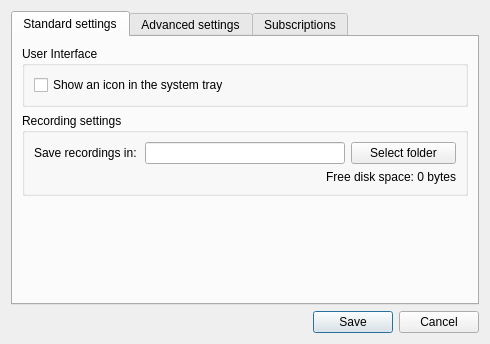
<?xml version="1.0" encoding="UTF-8"?>
<ui version="4.0">
 <class>SettingsDialog</class>
 <widget class="QDialog" name="SettingsDialog">
  <property name="windowModality">
   <enum>Qt::WindowModal</enum>
  </property>
  <property name="geometry">
   <rect>
    <x>0</x>
    <y>0</y>
    <width>473</width>
    <height>344</height>
   </rect>
  </property>
  <property name="windowTitle">
   <string>Settings</string>
  </property>
  <property name="windowOpacity">
   <double>1.000000000000000</double>
  </property>
  <property name="modal">
   <bool>true</bool>
  </property>
  <layout class="QVBoxLayout" name="verticalLayout_5">
   <item>
    <widget class="QTabWidget" name="tabWidget">
     <property name="currentIndex">
      <number>0</number>
     </property>
     <widget class="QWidget" name="tab">
      <attribute name="title">
       <string>Standard settings</string>
      </attribute>
      <layout class="QVBoxLayout" name="verticalLayout_4">
       <item>
        <widget class="QGroupBox" name="groupBox">
         <property name="sizePolicy">
          <sizepolicy hsizetype="Preferred" vsizetype="Maximum">
           <horstretch>0</horstretch>
           <verstretch>0</verstretch>
          </sizepolicy>
         </property>
         <property name="title">
          <string>User Interface</string>
         </property>
         <layout class="QVBoxLayout" name="verticalLayout_3" stretch="0">
          <property name="sizeConstraint">
           <enum>QLayout::SetDefaultConstraint</enum>
          </property>
          <item>
           <widget class="QCheckBox" name="show_trayicon_checkbox">
            <property name="text">
             <string>Show an icon in the system tray</string>
            </property>
           </widget>
          </item>
         </layout>
        </widget>
       </item>
       <item>
        <widget class="QGroupBox" name="groupBox_2">
         <property name="title">
          <string>Recording settings</string>
         </property>
         <layout class="QVBoxLayout" name="verticalLayout_2" stretch="0">
          <item>
           <layout class="QVBoxLayout" name="verticalLayout">
            <item>
             <layout class="QHBoxLayout" name="horizontalLayout">
              <item>
               <widget class="QLabel" name="label">
                <property name="text">
                 <string>Save recordings in:</string>
                </property>
               </widget>
              </item>
              <item>
               <widget class="QLineEdit" name="recording_path_lineedit">
                <property name="sizePolicy">
                 <sizepolicy hsizetype="Minimum" vsizetype="Fixed">
                  <horstretch>0</horstretch>
                  <verstretch>0</verstretch>
                 </sizepolicy>
                </property>
                <property name="minimumSize">
                 <size>
                  <width>200</width>
                  <height>0</height>
                 </size>
                </property>
               </widget>
              </item>
              <item>
               <widget class="QPushButton" name="select_folder_button">
                <property name="text">
                 <string>Select folder</string>
                </property>
               </widget>
              </item>
             </layout>
            </item>
            <item>
             <widget class="QLabel" name="disk_space_label">
              <property name="sizePolicy">
               <sizepolicy hsizetype="Preferred" vsizetype="Minimum">
                <horstretch>0</horstretch>
                <verstretch>0</verstretch>
               </sizepolicy>
              </property>
              <property name="text">
               <string>Free disk space: 0 bytes</string>
              </property>
              <property name="alignment">
               <set>Qt::AlignRight|Qt::AlignTop|Qt::AlignTrailing</set>
              </property>
             </widget>
            </item>
           </layout>
          </item>
         </layout>
        </widget>
       </item>
       <item>
        <spacer name="verticalSpacer">
         <property name="orientation">
          <enum>Qt::Vertical</enum>
         </property>
         <property name="sizeHint" stdset="0">
          <size>
           <width>20</width>
           <height>40</height>
          </size>
         </property>
        </spacer>
       </item>
      </layout>
     </widget>
     <widget class="QWidget" name="tab_2">
      <attribute name="title">
       <string>Advanced settings</string>
      </attribute>
      <layout class="QVBoxLayout" name="verticalLayout_10">
       <item>
        <widget class="QGroupBox" name="groupBox_3">
         <property name="title">
          <string>SopCast settings</string>
         </property>
         <layout class="QVBoxLayout" name="verticalLayout_6">
          <item>
           <widget class="QCheckBox" name="sopcast_static_ports">
            <property name="text">
             <string>Static ports:</string>
            </property>
           </widget>
          </item>
          <item>
           <layout class="QFormLayout" name="formLayout">
            <property name="horizontalSpacing">
             <number>10</number>
            </property>
            <property name="leftMargin">
             <number>20</number>
            </property>
            <item row="0" column="0">
             <widget class="QLabel" name="label_3">
              <property name="sizePolicy">
               <sizepolicy hsizetype="Expanding" vsizetype="Preferred">
                <horstretch>0</horstretch>
                <verstretch>0</verstretch>
               </sizepolicy>
              </property>
              <property name="text">
               <string>Local port:</string>
              </property>
             </widget>
            </item>
            <item row="0" column="1">
             <widget class="QSpinBox" name="local_port_spinbox">
              <property name="sizePolicy">
               <sizepolicy hsizetype="Fixed" vsizetype="Fixed">
                <horstretch>0</horstretch>
                <verstretch>0</verstretch>
               </sizepolicy>
              </property>
              <property name="minimum">
               <number>1024</number>
              </property>
              <property name="maximum">
               <number>65535</number>
              </property>
             </widget>
            </item>
            <item row="1" column="0">
             <widget class="QLabel" name="label_4">
              <property name="sizePolicy">
               <sizepolicy hsizetype="Expanding" vsizetype="Preferred">
                <horstretch>0</horstretch>
                <verstretch>0</verstretch>
               </sizepolicy>
              </property>
              <property name="text">
               <string>Player port:</string>
              </property>
             </widget>
            </item>
            <item row="1" column="1">
             <widget class="QSpinBox" name="player_port_spinbox">
              <property name="sizePolicy">
               <sizepolicy hsizetype="Fixed" vsizetype="Fixed">
                <horstretch>0</horstretch>
                <verstretch>0</verstretch>
               </sizepolicy>
              </property>
              <property name="minimum">
               <number>1024</number>
              </property>
              <property name="maximum">
               <number>65535</number>
              </property>
             </widget>
            </item>
           </layout>
          </item>
         </layout>
        </widget>
       </item>
       <item>
        <widget class="QGroupBox" name="groupBox_4">
         <property name="title">
          <string>REST API</string>
         </property>
         <layout class="QVBoxLayout" name="verticalLayout_8">
          <item>
           <layout class="QVBoxLayout" name="verticalLayout_7">
            <item>
             <widget class="QCheckBox" name="rest_api_checkbox">
              <property name="text">
               <string>Enable REST API</string>
              </property>
             </widget>
            </item>
            <item>
             <layout class="QFormLayout" name="formLayout_2">
              <property name="horizontalSpacing">
               <number>10</number>
              </property>
              <property name="leftMargin">
               <number>20</number>
              </property>
              <item row="0" column="0">
               <widget class="QLabel" name="label_5">
                <property name="text">
                 <string>Server port:</string>
                </property>
               </widget>
              </item>
              <item row="0" column="1">
               <widget class="QSpinBox" name="rest_api_spinbox">
                <property name="minimum">
                 <number>1024</number>
                </property>
                <property name="maximum">
                 <number>65535</number>
                </property>
               </widget>
              </item>
             </layout>
            </item>
           </layout>
          </item>
         </layout>
        </widget>
       </item>
       <item>
        <spacer name="verticalSpacer_2">
         <property name="orientation">
          <enum>Qt::Vertical</enum>
         </property>
         <property name="sizeHint" stdset="0">
          <size>
           <width>20</width>
           <height>40</height>
          </size>
         </property>
        </spacer>
       </item>
      </layout>
     </widget>
     <widget class="QWidget" name="tab_3">
      <attribute name="title">
       <string>Subscriptions</string>
      </attribute>
      <layout class="QVBoxLayout" name="verticalLayout_11">
       <item>
        <layout class="QHBoxLayout" name="horizontalLayout_2">
         <item>
          <widget class="QTreeView" name="subs_treeview">
           <property name="sizePolicy">
            <sizepolicy hsizetype="Minimum" vsizetype="Expanding">
             <horstretch>0</horstretch>
             <verstretch>0</verstretch>
            </sizepolicy>
           </property>
           <property name="minimumSize">
            <size>
             <width>400</width>
             <height>0</height>
            </size>
           </property>
           <property name="rootIsDecorated">
            <bool>false</bool>
           </property>
           <property name="itemsExpandable">
            <bool>false</bool>
           </property>
           <property name="expandsOnDoubleClick">
            <bool>false</bool>
           </property>
          </widget>
         </item>
         <item>
          <layout class="QVBoxLayout" name="verticalLayout_9" stretch="0,0,0">
           <property name="sizeConstraint">
            <enum>QLayout::SetDefaultConstraint</enum>
           </property>
           <item>
            <widget class="QPushButton" name="add_sub_button">
             <property name="enabled">
              <bool>true</bool>
             </property>
             <property name="sizePolicy">
              <sizepolicy hsizetype="Minimum" vsizetype="Maximum">
               <horstretch>0</horstretch>
               <verstretch>0</verstretch>
              </sizepolicy>
             </property>
             <property name="toolTip">
              <string>Add subscription</string>
             </property>
             <property name="text">
              <string/>
             </property>
             <property name="icon">
              <iconset theme="list-add">
               <normaloff>.</normaloff>.</iconset>
             </property>
            </widget>
           </item>
           <item>
            <widget class="QPushButton" name="del_sub_button">
             <property name="enabled">
              <bool>false</bool>
             </property>
             <property name="sizePolicy">
              <sizepolicy hsizetype="Minimum" vsizetype="Maximum">
               <horstretch>0</horstretch>
               <verstretch>0</verstretch>
              </sizepolicy>
             </property>
             <property name="toolTip">
              <string>Remove selected subscription</string>
             </property>
             <property name="text">
              <string/>
             </property>
             <property name="icon">
              <iconset theme="list-remove">
               <normaloff>.</normaloff>.</iconset>
             </property>
            </widget>
           </item>
           <item>
            <spacer name="verticalSpacer_3">
             <property name="orientation">
              <enum>Qt::Vertical</enum>
             </property>
             <property name="sizeHint" stdset="0">
              <size>
               <width>20</width>
               <height>40</height>
              </size>
             </property>
            </spacer>
           </item>
          </layout>
         </item>
        </layout>
       </item>
       <item>
        <widget class="QLabel" name="label_6">
         <property name="text">
          <string>More subscriptions</string>
         </property>
         <property name="textFormat">
          <enum>Qt::PlainText</enum>
         </property>
         <property name="openExternalLinks">
          <bool>true</bool>
         </property>
        </widget>
       </item>
      </layout>
     </widget>
    </widget>
   </item>
   <item>
    <widget class="QDialogButtonBox" name="buttonBox">
     <property name="standardButtons">
      <set>QDialogButtonBox::Cancel|QDialogButtonBox::Save</set>
     </property>
    </widget>
   </item>
  </layout>
 </widget>
 <resources/>
 <connections>
  <connection>
   <sender>buttonBox</sender>
   <signal>rejected()</signal>
   <receiver>SettingsDialog</receiver>
   <slot>reject()</slot>
   <hints>
    <hint type="sourcelabel">
     <x>222</x>
     <y>321</y>
    </hint>
    <hint type="destinationlabel">
     <x>222</x>
     <y>171</y>
    </hint>
   </hints>
  </connection>
  <connection>
   <sender>select_folder_button</sender>
   <signal>clicked()</signal>
   <receiver>SettingsDialog</receiver>
   <slot>selectRecordingsDirectory()</slot>
   <hints>
    <hint type="sourcelabel">
     <x>377</x>
     <y>158</y>
    </hint>
    <hint type="destinationlabel">
     <x>222</x>
     <y>171</y>
    </hint>
   </hints>
  </connection>
  <connection>
   <sender>recording_path_lineedit</sender>
   <signal>textChanged(QString)</signal>
   <receiver>SettingsDialog</receiver>
   <slot>recordingPathChanged(QString)</slot>
   <hints>
    <hint type="sourcelabel">
     <x>229</x>
     <y>158</y>
    </hint>
    <hint type="destinationlabel">
     <x>222</x>
     <y>171</y>
    </hint>
   </hints>
  </connection>
  <connection>
   <sender>buttonBox</sender>
   <signal>accepted()</signal>
   <receiver>SettingsDialog</receiver>
   <slot>accept()</slot>
   <hints>
    <hint type="sourcelabel">
     <x>222</x>
     <y>321</y>
    </hint>
    <hint type="destinationlabel">
     <x>222</x>
     <y>171</y>
    </hint>
   </hints>
  </connection>
  <connection>
   <sender>subs_treeview</sender>
   <signal>clicked(QModelIndex)</signal>
   <receiver>SettingsDialog</receiver>
   <slot>selectedSubscription()</slot>
   <hints>
    <hint type="sourcelabel">
     <x>216</x>
     <y>155</y>
    </hint>
    <hint type="destinationlabel">
     <x>236</x>
     <y>171</y>
    </hint>
   </hints>
  </connection>
  <connection>
   <sender>add_sub_button</sender>
   <signal>clicked()</signal>
   <receiver>SettingsDialog</receiver>
   <slot>addSubscription()</slot>
   <hints>
    <hint type="sourcelabel">
     <x>439</x>
     <y>60</y>
    </hint>
    <hint type="destinationlabel">
     <x>236</x>
     <y>171</y>
    </hint>
   </hints>
  </connection>
  <connection>
   <sender>del_sub_button</sender>
   <signal>clicked()</signal>
   <receiver>SettingsDialog</receiver>
   <slot>removeSubscription()</slot>
   <hints>
    <hint type="sourcelabel">
     <x>439</x>
     <y>98</y>
    </hint>
    <hint type="destinationlabel">
     <x>236</x>
     <y>171</y>
    </hint>
   </hints>
  </connection>
 </connections>
 <slots>
  <slot>selectRecordingsDirectory()</slot>
  <slot>recordingPathChanged(QString)</slot>
  <slot>selectedSubscription()</slot>
  <slot>addSubscription()</slot>
  <slot>removeSubscription()</slot>
 </slots>
</ui>
